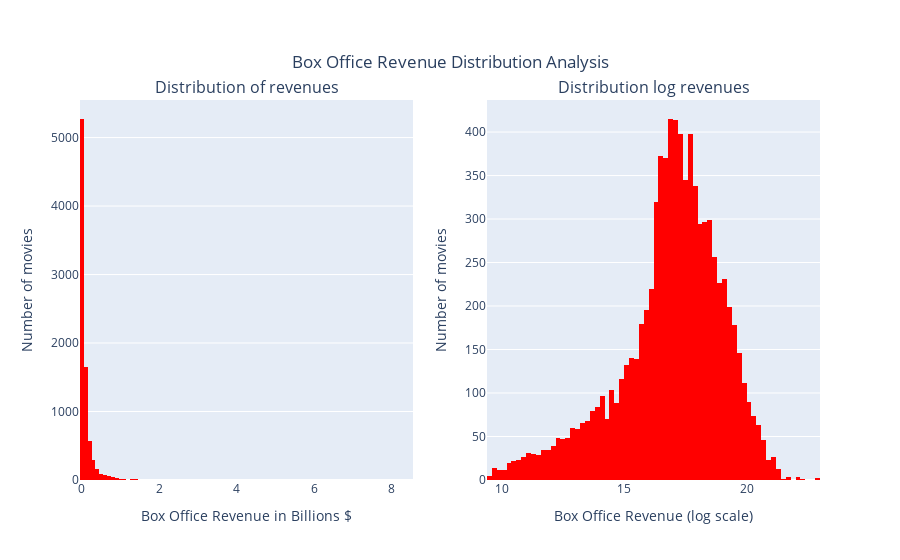

Notebook code for this chart:
### Code cell
# Create subplots
fig = sp.make_subplots(rows=1, cols=2, subplot_titles=['Distribution of revenues', 'Distribution log revenues'])

# Plotting the original distribution
trace1 = go.Histogram(x=movie_with_inflation['Revenue_with_inflation']/1e9, nbinsx=100, marker=dict(color='red'))  # Set color to red
fig.add_trace(trace1, row=1, col=1)

# Plotting the distribution after applying log
trace2 = go.Histogram(x=movie_with_inflation['log_revenues'], nbinsx=100, marker=dict(color='red'))  # Set color to red
fig.add_trace(trace2, row=1, col=2)

# Update layout for the first subplot
fig.update_xaxes(title_text='Box Office Revenue in Billions $', row=1, col=1)
fig.update_yaxes(title_text='Number of movies', row=1, col=1)

# Update layout for the second subplot
fig.update_xaxes(title_text='Box Office Revenue (log scale)', row=1, col=2)
fig.update_yaxes(title_text='Number of movies', row=1, col=2)

# Update overall layout
fig.update_layout(title_text='Box Office Revenue Distribution Analysis', showlegend=False)

# Center the titles
fig.update_layout(title_x=0.5, title_y=0.9, title_xanchor='center', title_yanchor='top')

# Save the interactive plot as an HTML file
fig.write_html("assets/plots/box_office_distribution.html")
fig.show()

### Figure 1 — Plotly figure (JSON) as saved in the notebook; plotly's stock layout.template omitted (floating-point values rounded to 4 significant figures; data arrays with more than 128 entries replaced by an {"elided": "..."} marker saying what was removed)
{"data": [{"marker": {"color": "red"}, "nbinsx": 100, "type": "histogram", "x": {"elided": "8326 float values"}, "xaxis": "x", "yaxis": "y"}, {"marker": {"color": "red"}, "nbinsx": 100, "type": "histogram", "x": {"elided": "8326 float values"}, "xaxis": "x2", "yaxis": "y2"}], "layout": {"annotations": [{"font": {"size": 16}, "showarrow": false, "text": "Distribution of revenues", "x": 0.225, "xanchor": "center", "xref": "paper", "y": 1, "yanchor": "bottom", "yref": "paper"}, {"font": {"size": 16}, "showarrow": false, "text": "Distribution log revenues", "x": 0.775, "xanchor": "center", "xref": "paper", "y": 1, "yanchor": "bottom", "yref": "paper"}], "showlegend": false, "title": {"text": "Box Office Revenue Distribution Analysis", "x": 0.5, "xanchor": "center", "y": 0.9, "yanchor": "top"}, "xaxis": {"anchor": "y", "domain": [0, 0.45], "title": {"text": "Box Office Revenue in Billions $"}}, "xaxis2": {"anchor": "y2", "domain": [0.55, 1], "title": {"text": "Box Office Revenue (log scale)"}}, "yaxis": {"anchor": "x", "domain": [0, 1], "title": {"text": "Number of movies"}}, "yaxis2": {"anchor": "x2", "domain": [0, 1], "title": {"text": "Number of movies"}}}}
